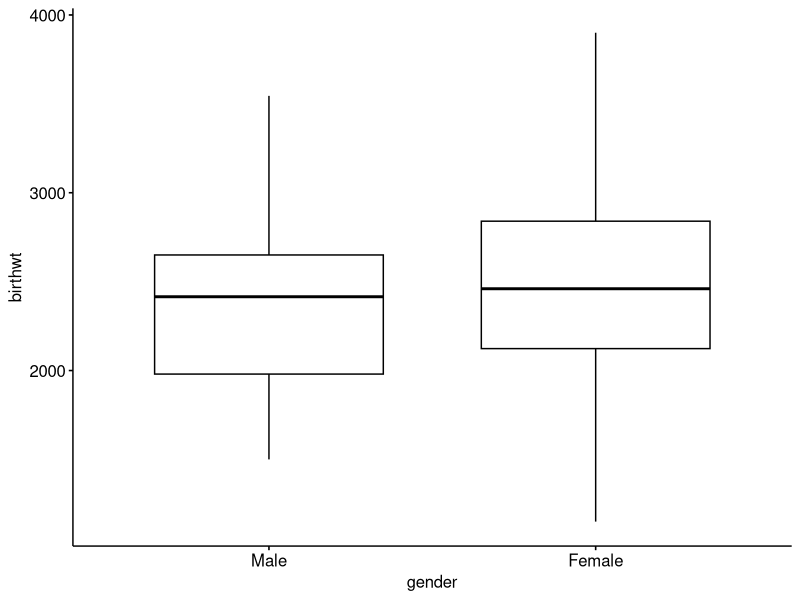
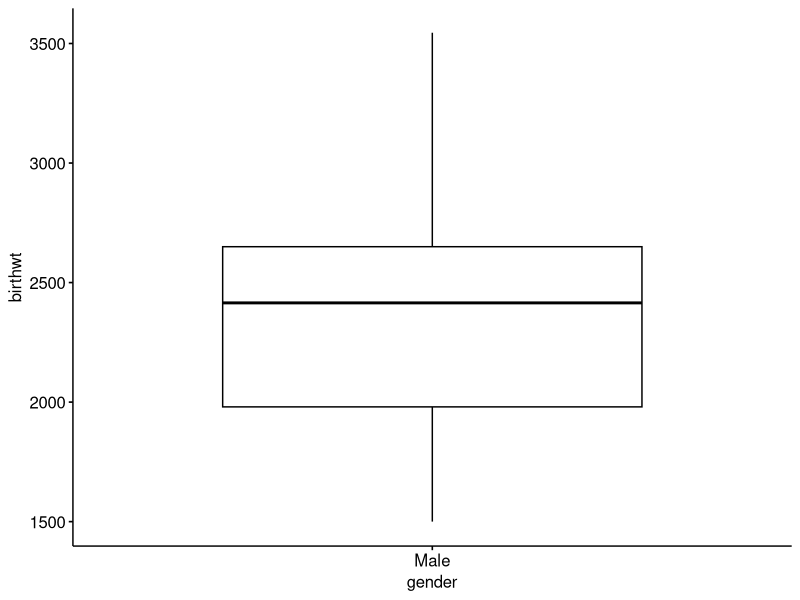
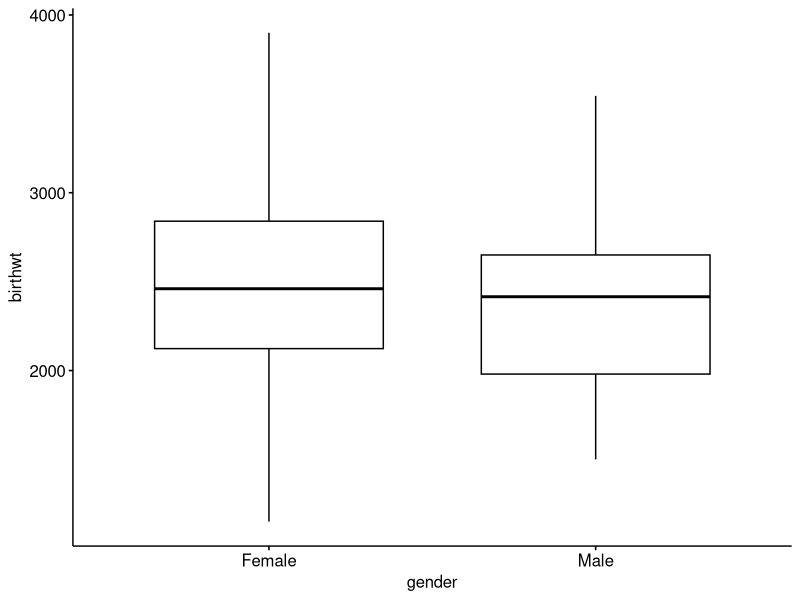
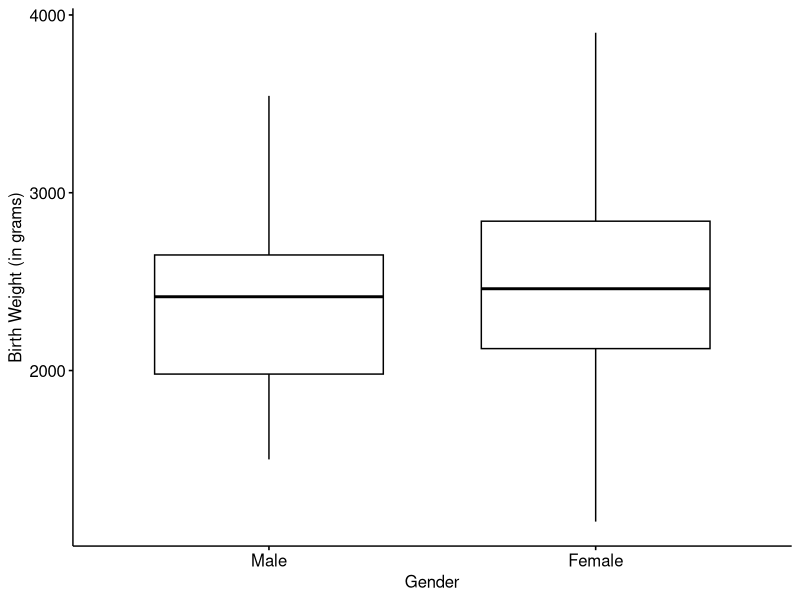
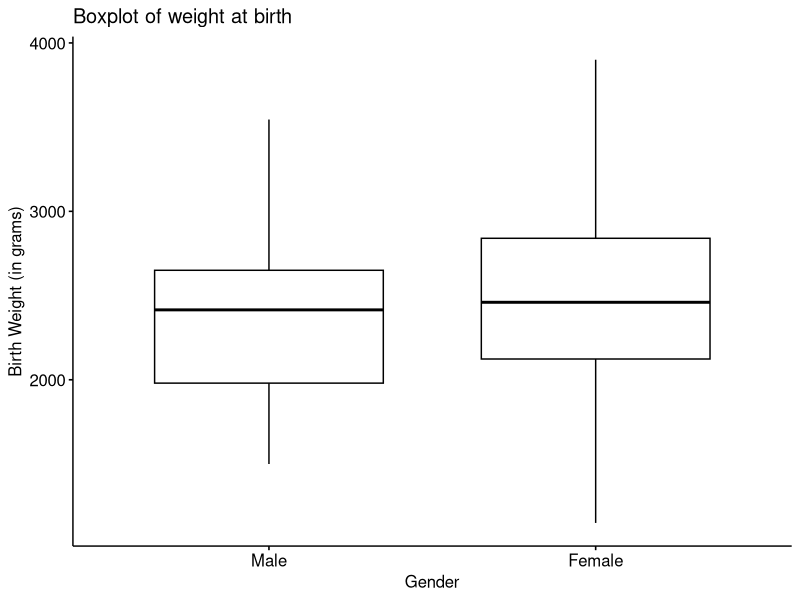
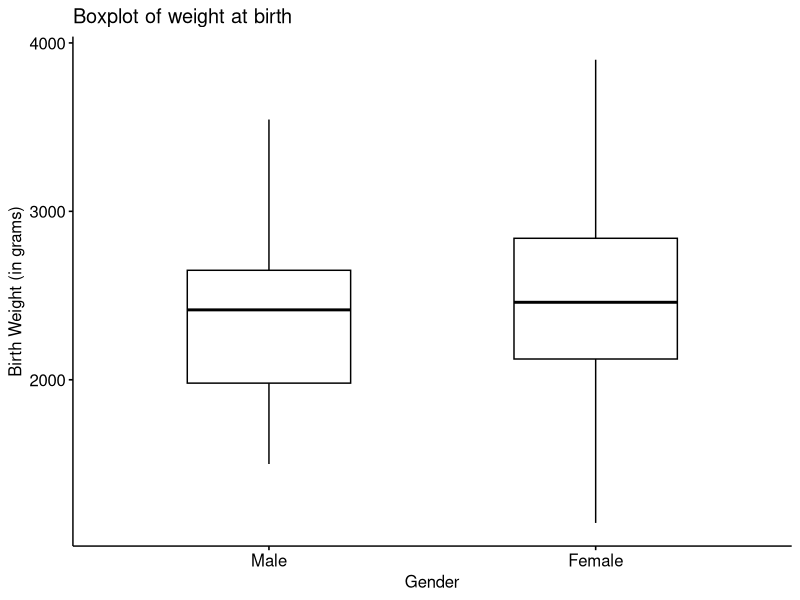
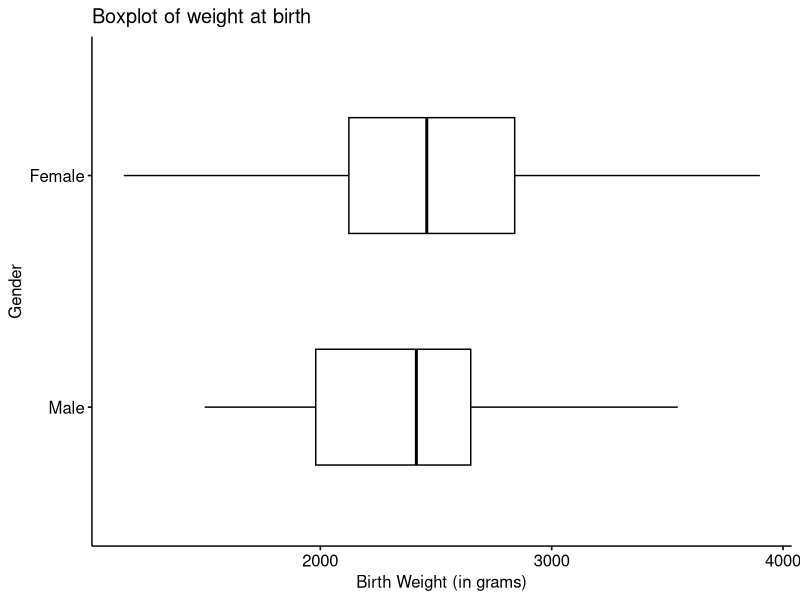
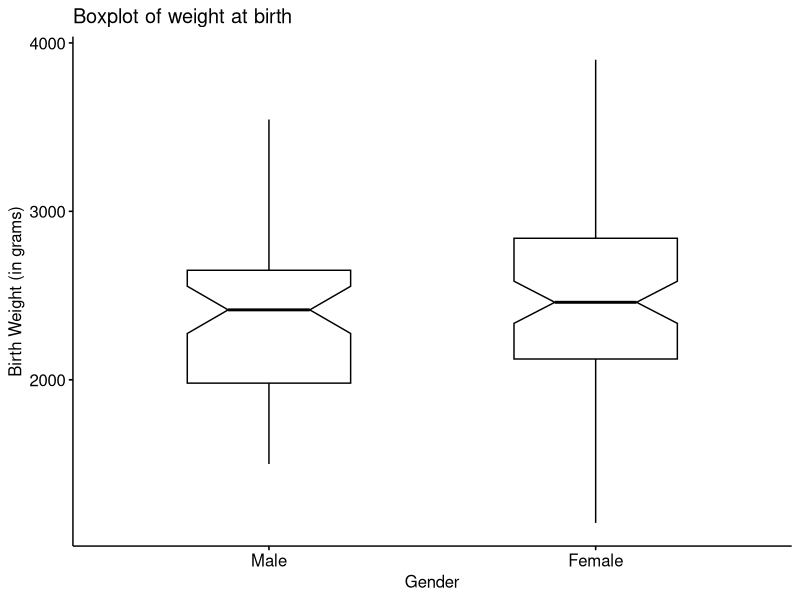

Recreate these plots in R, in order.
# Load data
library(ggpubr) 
library(haven)

# if there is not package installed 
# install.packages(ggpubr)
surgery   <- read_sav("Data/surgery.sav")



head(surgery)
summary(surgery)

surgery$gender =  factor(surgery$gender, labels = c("Male","Female"))
surgery$place =  factor(surgery$place, labels = c(NA,"Outside regional","Local","Regional"))
surgery$infect=  factor(surgery$infect, labels = c("No","Yes"))
surgery$prematur=  factor(surgery$prematur, labels = c("Premature","Term"))
surgery$surgery=  factor(surgery$surgery, labels = c("Abdominal","Cardiac","Other"))

# Basic plot

ggboxplot(surgery, x = "gender", y = "birthwt")

##### Select and order items

# Select only males
ggboxplot(surgery, "gender", "birthwt",select = "Male")

# Change the default order of items
ggboxplot(surgery, "gender", "birthwt",order = c("Female", "Male"))

# put some x-axis and y-axis labels other than the name of the variables
ggboxplot(surgery, x = "gender", y = "birthwt",xlab = "Gender", 
          ylab = "Birth Weight (in grams)")

# put a title over the graph
ggboxplot(surgery, x = "gender", y = "birthwt",
          xlab = "Gender", ylab = "Birth Weight (in grams)",
          title = "Boxplot of weight at birth ")


# width: change box plots width to a half (0.5)
ggboxplot(surgery, x = "gender", y = "birthwt",xlab = "Gender", ylab = "Birth Weight (in grams)",
          title = "Boxplot of weight at birth ", width = 0.5)

# Change orientation: horizontal
ggboxplot(surgery, "gender", y = "birthwt",xlab = "Gender", ylab = "Birth Weight (in grams)",
          title = "Boxplot of weight at birth ", width = 0.5, orientation = "horizontal")

# Notched box plot
ggboxplot(surgery, x = "gender", y = "birthwt",xlab = "Gender", ylab = "Birth Weight (in grams)",
          title = "Boxplot of weight at birth ", width = 0.5,notch = TRUE)

# Add dots
# ++++++++++++++++++++++++++
ggboxplot(surgery, x = "gender", y = "birthwt",xlab = "Gender", ylab = "Birth Weight (in grams)",
          title = "Boxplot of weight at birth ", width = 0.5,add = "dotplot")

# Add jitter points and change the shape by Gender
ggboxplot(surgery, x = "gender", y = "birthwt",xlab = "Gender", ylab = "Birth Weight (in grams)",
          title = "Boxplot of weight at birth ", width = 0.5,add = "jitter", 
          shape = "gender")


# Change colors
# +++++++++++++++++++++++++++
# Change outline and fill colors
ggboxplot(surgery, "gender", y ="birthwt",xlab = "Gender", ylab = "Birth Weight (in grams)",
          title = "Boxplot of weight at birth ", width = 0.5,add = "jitter", 
          shape = "gender", color = "purple", fill = "gray")

# Change outline colors by groups: gender
# Use custom color palette
# Add jitter points and change the shape by groups
ggboxplot(surgery, "gender", "birthwt",xlab = "Gender", 
          ylab = "Birth Weight (in grams)",
          title = "Boxplot of weight at birth ", 
          width = 0.5,add = "jitter", 
          shape = "gender",color = "gender", 
          palette =c("#00AFBB", "#E7B800"), 
          shape = "gender")

## Use a predined palette
## You can automatically pick colors from 2 color palette packages
## brewer and ggsci
## see the help file

ggboxplot(surgery, "gender", "birthwt",xlab = "Gender", 
          ylab = "Birth Weight (in grams)",
          title = "Boxplot of weight at birth ", 
          width = 0.5,add = "jitter", 
          shape = "gender",color = "gender", 
          palette = "Dark2", 
          shape = "gender")


# Change fill the boxes with color by groups: gender
ggboxplot(surgery, "gender", "birthwt",xlab = "Gender", 
          ylab = "Birth Weight (in grams)",
          title = "Boxplot of weight at birth ", 
          width = 0.5,add = "jitter", 
          shape = "gender",fill = "gender", 
          palette = "simpsons", 
          shape = "gender")

# Box plot with multiple groups
# +++++++++++++++++++++
# fill or color box plot by a second group : "infect"
ggboxplot(surgery, "gender", "birthwt",xlab = "Gender", 
          ylab = "Birth Weight (in grams)",
          title = "Boxplot of weight at birth ",
          subtitle = "Splitted over infected (Yes/No)",
          width = 0.5,add = "jitter", 
          shape = "gender",
          color = "infect",
          palette = "simpsons", 
          shape = "gender" 
          )


# We change the transparency of the bars with alpha = 0.2 
ggboxplot(surgery, "gender", "birthwt",xlab = "Gender", 
          ylab = "Birth Weight (in grams)",
          title = "Boxplot of weight at birth ", 
          width = 0.5,add = "jitter", 
          shape = "gender",
          fill = "gender",
          palette = "simpsons", 
          shape = "gender",alpha =0.2 
)

# Let's make facet by "infect" a variable the boxplots

ggboxplot(surgery, "gender", "birthwt",xlab = "Gender", 
          ylab = "Birth Weight (in grams)",
          title = "Boxplot of weight at birth ",
          subtitle = "Splitted over infected (Yes/No)",
          width = 0.5,add = "jitter", 
          shape = "gender",
          color = "infect",
          palette = "simpsons", 
          shape = "gender", facet.by = "infect"
)



######################################################
# ggboxplot is compatible with the options of ggpar()#
# see help file of ggpar, aka Graphical parameters   #
######################################################

#### Change position, the font and title of the legend
ggboxplot(surgery, "gender", "birthwt",xlab = "Gender", 
          ylab = "Birth Weight (in grams)",
          title = "Boxplot of weight at birth ", 
          width = 0.5,add = "jitter", 
          shape = "gender",
          fill = "gender",
          palette = "simpsons", 
          shape = "gender",
          legend = "bottom",
          legend.title="Gender",
          font.legend = c(10, "bold", "grey")
)


#### Play with the Title and subtitle of the plot

ggboxplot(data = surgery,x =  "gender", y = "birthwt",
          xlab = "Gender", ylab = "Birth Weight (in grams)",
          width = 0.5,add = "jitter", 
          shape = "gender",fill = "gender",palette = "simpsons", 
          legend = "bottom",legend.title="Gender",font.legend = c(10, "bold", "grey"),
          title = "A boxplot of weight on birth",  font.main = c(18, "italic", "black"),
          subtitle = "Male and female infants compared ", font.subtitle = c(12, "bold.italic", "darkgreen")
)

#### Or we can use an already existent theme 

ggboxplot(data = surgery,x =  "gender", y = "birthwt",
          xlab = "Gender", ylab = "Birth Weight (in grams)",
          width = 0.5,add = "jitter", 
          shape = "gender",fill = "gender",palette = "simpsons", 
          legend = "bottom",legend.title="Gender",font.legend = c(10, "bold", "darkgrey"),
          title = "A boxplot of weight at the time of birth",  font.main = c(18, "italic", "black"),
          subtitle = "Male and female infants compared ", font.subtitle = c(12, "bold.italic", "darkgreen"),
          ggtheme = theme_minimal()
          )


### It's ggplot2 object so you can fill it with more things

ggboxplot(data = surgery,x =  "gender", y = "birthwt",
          xlab = "Gender", ylab = "Birth Weight (in grams)",
          width = 0.5,add = "jitter", 
          shape = "gender",fill = "gender",palette = "simpsons",
          title = "A boxplot of weight at the time of birth",
          legend = "bottom",legend.title="Gender",font.legend = c(10, "bold", "darkgrey"),  
          font.main = c(18, "italic", "black"),
          subtitle = "Male and female infants compared ", font.subtitle = c(12, "bold.italic", "darkgreen"),
          ggtheme = theme_minimal()
) +   
  theme(plot.title = element_text(hjust = 0.5),
        plot.subtitle = element_text(hjust = 0.5)) + 
  stat_compare_means(method = "wilcox.test")#  Add a p-value

